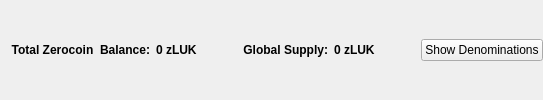
                       <widget class="QFrame" name="balanceSupplyFrame">
                        <layout class="QHBoxLayout" name="horizontalLayout_2" stretch="0,0,0,1,0">
                         <property name="rightMargin">
                          <number>0</number>
                         </property>
                         <item>
                          <layout class="QHBoxLayout" name="horizontalLayout_34">
                           <item>
                            <widget class="QLabel" name="labelzAvailableText_3">
                             <property name="font">
                              <font>
                               <weight>75</weight>
                               <bold>true</bold>
                              </font>
                             </property>
                             <property name="toolTip">
                              <string>Total Balance including unconfirmed and immature zLUK</string>
                             </property>
                             <property name="text">
                              <string>Total Zerocoin  Balance:</string>
                             </property>
                             <property name="alignment">
                              <set>Qt::AlignRight|Qt::AlignTrailing|Qt::AlignVCenter</set>
                             </property>
                            </widget>
                           </item>
                           <item>
                            <widget class="QLabel" name="labelzAvailableAmount_4">
                             <property name="minimumSize">
                              <size>
                               <width>40</width>
                               <height>0</height>
                              </size>
                             </property>
                             <property name="font">
                              <font>
                               <weight>75</weight>
                               <bold>true</bold>
                              </font>
                             </property>
                             <property name="toolTip">
                              <string>Total Balance including unconfirmed and immature zLUK</string>
                             </property>
                             <property name="text">
                              <string>0 zLUK</string>
                             </property>
                             <property name="alignment">
                              <set>Qt::AlignLeading|Qt::AlignLeft|Qt::AlignVCenter</set>
                             </property>
                            </widget>
                           </item>
                          </layout>
                         </item>
                         <item>
                          <spacer name="horizontalSpacer_32">
                           <property name="orientation">
                            <enum>Qt::Horizontal</enum>
                           </property>
                           <property name="sizeHint" stdset="0">
                            <size>
                             <width>40</width>
                             <height>20</height>
                            </size>
                           </property>
                          </spacer>
                         </item>
                         <item>
                          <layout class="QHBoxLayout" name="horizontalLayout_35">
                           <item>
                            <widget class="QLabel" name="labelZsupplyText_2">
                             <property name="font">
                              <font>
                               <weight>75</weight>
                               <bold>true</bold>
                              </font>
                             </property>
                             <property name="text">
                              <string>Global Supply:</string>
                             </property>
                             <property name="alignment">
                              <set>Qt::AlignRight|Qt::AlignTrailing|Qt::AlignVCenter</set>
                             </property>
                            </widget>
                           </item>
                           <item>
                            <widget class="QLabel" name="labelZsupplyAmount_2">
                             <property name="font">
                              <font>
                               <weight>75</weight>
                               <bold>true</bold>
                              </font>
                             </property>
                             <property name="text">
                              <string>0 zLUK</string>
                             </property>
                            </widget>
                           </item>
                          </layout>
                         </item>
                         <item>
                          <spacer name="horizontalSpacer_31">
                           <property name="orientation">
                            <enum>Qt::Horizontal</enum>
                           </property>
                           <property name="sizeHint" stdset="0">
                            <size>
                             <width>40</width>
                             <height>20</height>
                            </size>
                           </property>
                          </spacer>
                         </item>
                         <item>
                          <widget class="QPushButton" name="pushButtonShowDenoms">
                           <property name="toolTip">
                            <string>Show zLUK denominations list</string>
                           </property>
                           <property name="text">
                            <string>Show Denominations</string>
                           </property>
                          </widget>
                         </item>
                        </layout>
                       </widget>
